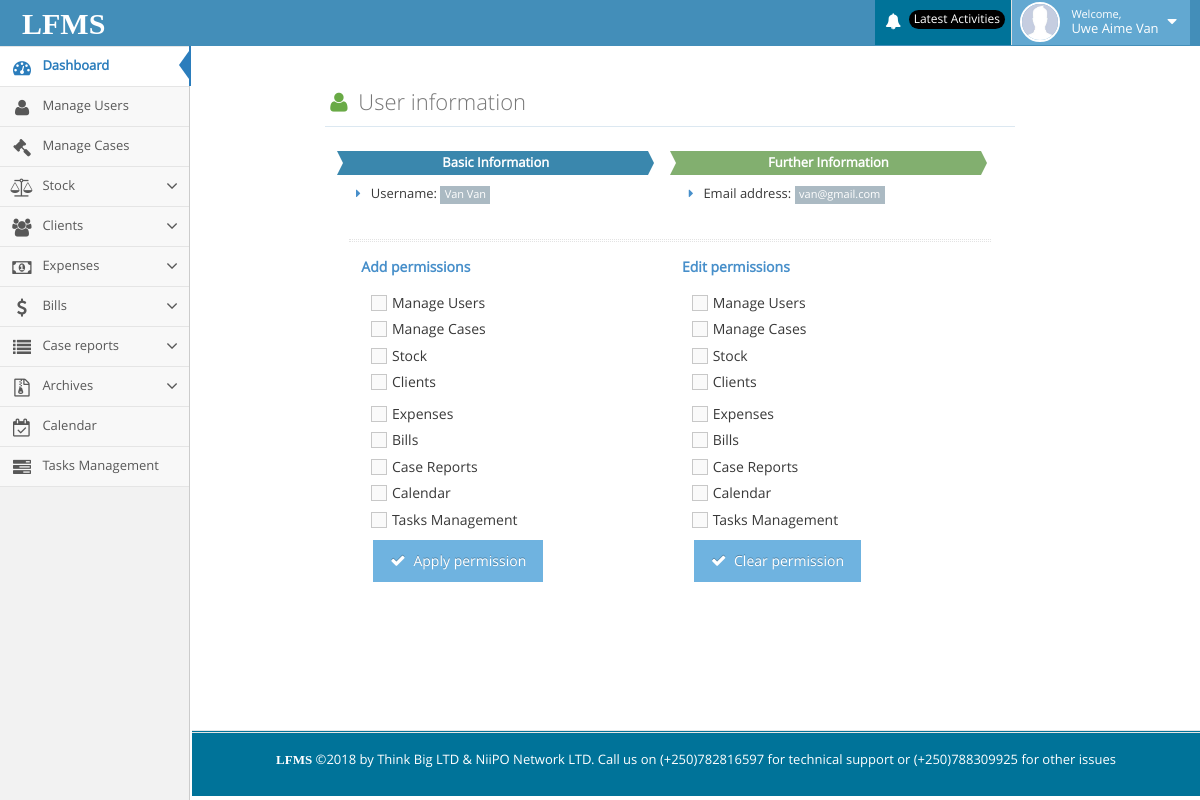
Screenshot of /lfms/manage_permission.php?userID=16 (signed in) with the database file from the repository.
### tables this page shows
CREATE TABLE IF NOT EXISTS `permission` (
  `id` int(11) NOT NULL AUTO_INCREMENT,
  `user_id` varchar(100) NOT NULL,
  `permissions` varchar(200) NOT NULL,
  PRIMARY KEY (`id`)
);

CREATE TABLE IF NOT EXISTS `users` (
  `id` int(11) NOT NULL AUTO_INCREMENT,
  `email` varchar(100) NOT NULL,
  `username` varchar(100) NOT NULL,
  `password` varchar(100) NOT NULL,
  `permission` varchar(100) NOT NULL,
  `status` tinyint(4) NOT NULL DEFAULT '1',
  `token` varchar(200) NOT NULL DEFAULT '123456789qwertyuiopasdfghjklzxcvbnm',
  PRIMARY KEY (`id`)
);

### lfms/manage_permission.php (the view, shortened to what the rows shown need)
<?php include("include/header.php");?>
<?php
$username = $_SESSION['username'];
$email = $_SESSION['email'];
?>
<?php
 if (isset($_GET['userID'])) {
    $userID = mysqli_real_escape_string($db,$_GET['userID']);
}
?>
<div class="container" style="margin-right: 50px;width: 80%;">
    <div class="page-content">
        <div class="col-xs-12 col-sm-12 col-md-12">
           <div class="main-content">
                <div class="main-content-inner">
                    <div class="page-content">
                        <div class="row">
                            <div class="col-xs-12">
                                <div class="row">
                                    <div class="col-sm-10 col-sm-offset-1">
                                        <div class="widget-box transparent">
                                            <div class="widget-body">
                                                <div class="widget-main padding-24">
                                                    <div class="row">
                                                        <?php
                                                            $select = "SELECT * FROM users WHERE id = '".$userID."'";
                                                            $result = mysqli_query($db, $select);
                                                            while ($row = mysqli_fetch_array($result)) {
                                                                $email = $row['email'];
                                                                $username = $row['username'];
                                                            }
                                                        ?>
                                                        <div class="col-sm-6">
                                                            <div>
                                                                <ul class="list-unstyled spaced">
                                                                    <li>
                                                                        <i class="ace-icon fa fa-caret-right blue"></i>
                                                                        Username:
                                                                        <span class='label label-sm label-secondary'>
                                                                            <?php echo $username;?>
                                                                        </span>
                                                                    </li>
                                                                </ul>
                                                            </div>
                                                        </div>
                                                        <div class="col-sm-6">
                                                            <div>
                                                                <ul class="list-unstyled spaced">
                                                                    <li>
                                                                        <i class="ace-icon fa fa-caret-right blue"></i>
                                                                        Email address:
                                                                        <span class='label label-sm label-secondary'>
                                                                            <?php echo $email;?>
                                                                        </span>
                                                                    </li>
                                                                </ul>
                                                            </div>
                                                        </div>
                                                    </div>
													</div>
                                                </div>
                                            </div>
                                        </div>
                                    </div>
                                </div>
                            </div>
                        </div>
                    </div>
                </div>
            </div>
        </div>
    </div>

### lfms/include/header.php (shortened to what the rows shown need)
<?php include("include/connection.php"); ?>
<!DOCTYPE html>
<html lang="en">
<head>
    <link rel="stylesheet" href="assets/css/bootstrap.min.css"/>
    <link rel="stylesheet" href="assets/font-awesome/4.5.0/css/font-awesome.min.css"/>
    <link rel="stylesheet" href="assets/css/ace.min.css" class="ace-maican-stylesheet" id="main-ace-style"/>
    <link rel="stylesheet" href="assets/css/ace-skins.min.css"/>
    <link rel="stylesheet" href="assets/css/ace-rtl.min.css"/>
</head>
<body class="no-skin">
                <?php
                if (isset($_SESSION['user_id'])) {
                    $user_id = $_SESSION['user_id'];
                    ?>
                <?php } ?>
<div class="main-container ace-save-state" id="main-container">
    <div id="sidebar" class="sidebar responsive ace-save-state">
        <ul class="nav nav-list">
            <?php
            $select_all_permission = "SELECT * FROM permission WHERE `user_id` = '" . $user_id . "'";
            $result_all_permission = mysqli_query($db, $select_all_permission);
            while ($row_all = mysqli_fetch_array($result_all_permission)) {
                $permission_all = $row_all['permissions'];
                if ($permission_all == 2) {
                    ?>
                    <li class="">
                        <a href="super_lawyer_page.php">
                            <i class="menu-icon fa fa-user"></i>
                            <span class="menu-text"> Manage Users </span>
                        </a>
                    </li>
                <?php } elseif ($permission_all == 3) {
                    ?>
                    <li class="">
                        <a href="my_case.php">
                            <i class="menu-icon fa fa-legal"></i>
                            <span class="menu-text"> Manage Cases </span>
                        </a>
                    </li>
                <?php } elseif ($permission_all == 5) {
                    ?>
                    <li class="">
                        <a href="#" class="dropdown-toggle">
                            <i class="menu-icon fa fa-group"></i>
                            <span class="menu-text"> Clients </span>
                            <b class="arrow fa fa-angle-down"></b>
                        </a>
                    </li>
                    <?php
                } elseif ($permission_all == 4) {
                    ?>
                    <li class="">
                        <a href="#" class="dropdown-toggle">
                            <i class="menu-icon fa fa-balance-scale"></i>
                            <span class="menu-text"> Stock</span>
                            <b class="arrow fa fa-angle-down"></b>
                        </a>
                    </li>
                    <?php
                } elseif ($permission_all == 6) {
                    ?>
                    <li class="">
                        <a href="#" class="dropdown-toggle">
                            <i class="menu-icon fa fa-money"></i>
                            <span class="menu-text"> Expenses</span>
                            <b class="arrow fa fa-angle-down"></b>
                        </a>
                    </li>
                    <?php
                } elseif ($permission_all == 7) {
                    ?>
                    <li class="">
                        <a href="#" class="dropdown-toggle">
                            <i class="menu-icon fa fa-dollar"></i>
                            <span class="menu-text"> Bills </span>
                            <b class="arrow fa fa-angle-down"></b>
                        </a>
                    </li>
                    <?php
                } elseif ($permission_all == 8) {
                    ?>
                    <li class="">
                        <a href="#" class="dropdown-toggle">
                            <i class="menu-icon fa fa-list"></i>
                            <span class="menu-text"> Case reports </span>
                            <b class="arrow fa fa-angle-down"></b>
                        </a>
                    </li>
                    <li class="">
                        <a href="#" class="dropdown-toggle">
                            <i class="menu-icon fa fa-file-archive-o"></i>
                            <span class="menu-text"> Archives </span>
                            <b class="arrow fa fa-angle-down"></b>
                        </a>
                    </li>
                <?php } elseif ($permission_all == 9) {
                    ?>
                    <li class="">
                        <a href="calendar.php">
                            <i class="menu-icon fa fa-calendar-check-o"></i>
                            <span class="menu-text"> Calendar </span>
                        </a>
                    </li>
                <?php } elseif ($permission_all == 10) {
                    ?>
                    <li class="">
                        <a href="tasks.php">
                            <i class="menu-icon fa fa-tasks"></i>
                            <span class="menu-text"> Tasks Management </span>
                        </a>
                    </li>
                <?php }
            } ?>
        </ul>
    </div>
</div>
</body>
</html>

### rows the page displays
permission: permissions "2" (drawn)
permission: permissions "3" (drawn)
permission: permissions "4" (drawn)
permission: permissions "5" (drawn)
permission: permissions "6" (drawn)
permission: permissions "7" (drawn)
permission: permissions "8" (drawn)
permission: permissions "9" (drawn)
permission: permissions "10" (drawn)
users: username "Van Van", email "van@gmail.com"

### other values shown
$username "Uwe Aime Van"
